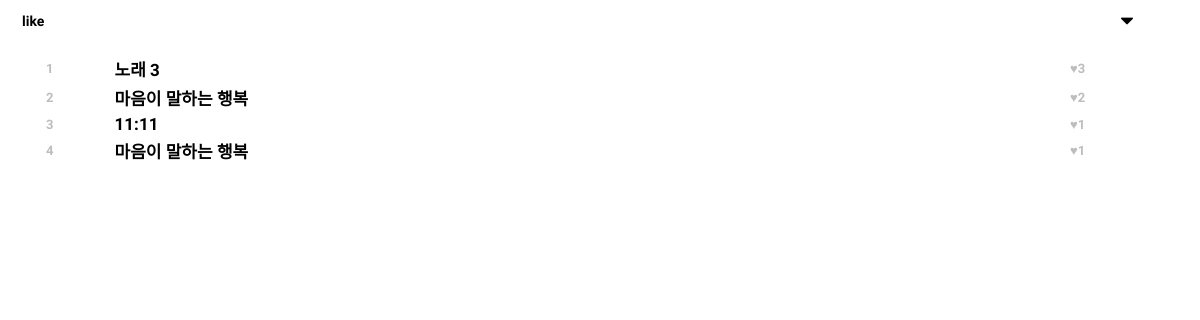
The page /music/music_rank/f_like/ on the database as committed earlier.
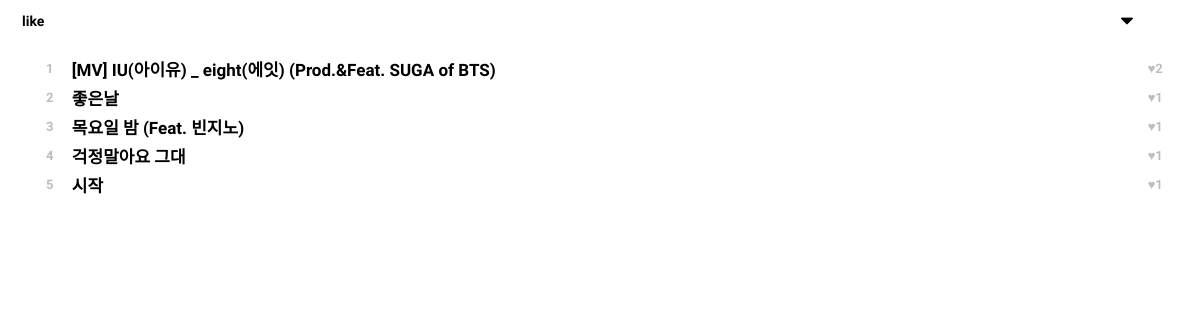
The same page on the database as committed later.
### music/models.py (models this page shows, shortened)
class Music(models.Model):
    m_like = models.IntegerField(default=0)
    m_title = models.CharField(max_length=100)
    m_videoCd = models.CharField(max_length=100, null=True)
    artist_fk = models.ForeignKey(Artist, on_delete=models.CASCADE)

### music/views.py (the view)
# urls.py: path('music_rank/f_like/', views.m_music_rank_like, name='music_rank_like'),
def m_music_rank_like(request):
    info_music = models.Music.objects.all().exclude(m_like=0).order_by('-m_like')
    return render(request, 'music_rank.html', {'info_music': info_music, 'select': 'f_like'})

### templates/music_rank.html (shortened to what this page needs)
<!DOCTYPE html>
<html lang="en">
<head>
    <link rel="stylesheet" href="static/css/style.css">
</head>
<body>
<div>
    <select onchange='f_select(this)' name="f_select" class=""
            style="width: 100%; float: top; background: url(static/down.png) no-repeat 95% 50%; border: none; padding-left: 14px;
                    font-family: 'Gowun Dodum', sans-serif; font-weight: bold; font-size:14px; ">
        <optgroup>
            {% if select == 'f_like' %}
            <option value="f_like" selected="selected">like</option>
            {% endif %}
        </optgroup>
    </select>
</div>
<div id="rank_list" style="padding:15px 0px 0px 35px;">
    <div>
        <table class="table">
            <thead>
            <tr>
                <th scope="col"></th>
                <th scope="col"></th>
                <th scope="col"></th>
            </tr>
            </thead>
            <tbody id="">
            {% for music in info_music %}
            <tr>
                <td class="rank" style="color: #BDBDBD; font-size: 8;">{{ forloop.counter }}</td>
                <td style="font-size: 17px; color: black;">{{ music.m_title }}</td>
                <td style="color:#BDBDBD; font-size: 8;">♥{{ music.m_like }}</td>
            </tr>
            {% endfor %}
            </tbody>
        </table>
    </div>
</div>
</body>
</html>

### static/css/style.css (style rules this page uses)
#rank_list { font-size: 13px; }
select { width:60px; padding:5px; border:1px solid #999; background:url('static/down.png') no-repeat 95% 50%; border-radius:5px; -webkit-appearance: none; -moz-appearance: none; appearance : none; }

### templates/music_rank.html (style rules this page uses)
#rank_list { overflow:scroll; font-family: 'Gowun Dodum', sans-serif; font-weight: bold; -ms-overflow-style: none; scrollbar-width: none; }
table { width : 100%; }
td, th { text-align : left; vertical-align : middle; }
.rank { font-size: 8; }

Rows that differ between the two databases and show on the page:
removed Music: m_title "노래 3", m_like "3"
removed Music: m_title "마음이 말하는 행복", m_like "2"
removed Music: m_title "11:11", m_like "1"
now on this page (row edited): Music: m_title "[MV] IU(아이유) _ eight(에잇) (Prod.&Feat. SUGA of BTS)", m_like "2"
changed Music: m_title "마음이 말하는 행복" → "좋은날"
added Music: m_title "목요일 밤 (Feat. 빈지노)", m_like "1"
added Music: m_title "걱정말아요 그대", m_like "1"
added Music: m_title "시작", m_like "1"
